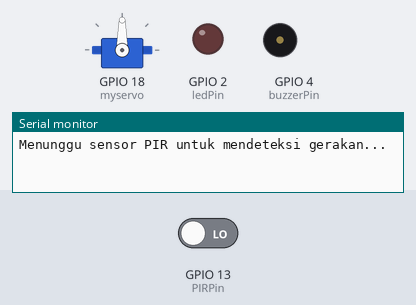
A program run on a simulated ESP32. Shown: servo, output pins drawn as LEDs (lit = HIGH), buzzer (waves = sounding, pin HIGH), the last lines printed to the serial monitor. The test bench sets the inputs (shaded band); at power-on: GPIO 13 (PIRPin) LOW.

Above: at 1.2 s.
1.3 s: GPIO 13 (PIRPin) driven HIGH
At 1.76 s:
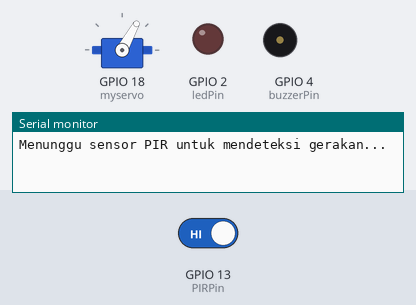
At 3.1 s:
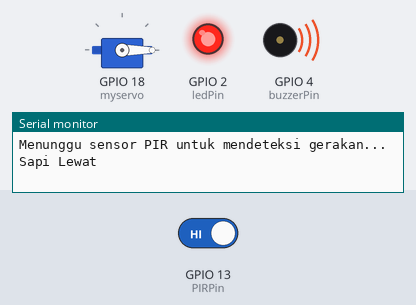
4.3 s: GPIO 13 (PIRPin) driven LOW
At 5.23 s:
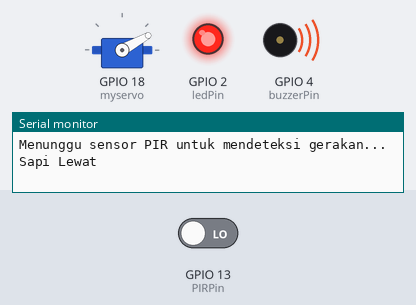
Timing chart, 0 to 7.6 s (numbered marks = the images above; inputs shaded):
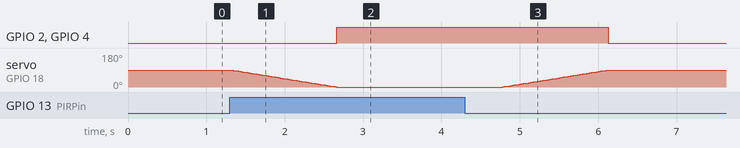

Measured:
- after the input at 1.3 s, GPIO 2 (ledPin), GPIO 4 (buzzerPin): LOW → HIGH after 1.4 s; servo on GPIO 18 (myservo): moves from 90° to 0° over 1.4 s, starting at once
- after the input at 4.3 s, GPIO 2 (ledPin), GPIO 4 (buzzerPin): HIGH → LOW after 1.8 s; servo on GPIO 18 (myservo): moves from 0° to 90° over 1.4 s, starting after 0.48 s

The program:

main.cpp
```cpp
#include <Arduino.h>
#include <ESP32Servo.h>

const int buzzerPin = 4;
const int PIRPin = 13;
const int ledPin = 2;
Servo myservo;

bool previousPIRState = false;

void setup() {
  Serial.begin(115200);
  myservo.attach(18);
  pinMode(buzzerPin, OUTPUT);
  pinMode(PIRPin, INPUT);
  pinMode(ledPin, OUTPUT);
  digitalWrite(ledPin, LOW);
  digitalWrite(buzzerPin, LOW);
  myservo.write(90); //awal servo 90 derajat
  Serial.println("Menunggu sensor PIR untuk mendeteksi gerakan...");
}

void loop() {
 int pirState = digitalRead(PIRPin);
  if (pirState == HIGH) {
    if (!previousPIRState){                         // pakai (previousPIRState == false) juga bisa
      for (int i = 90; i >= 0; i--) {
        myservo.write(i);
        delay(15);
        }
      digitalWrite(buzzerPin, HIGH);
      digitalWrite(ledPin, HIGH);
      Serial.println("Sapi Lewat");
      delay(2000);
      }
    previousPIRState = true;
  }
  else {
    if(previousPIRState){
      for (int i = 0; i <= 90; i++) {
        myservo.write(i);
        delay(15);
        }
    digitalWrite(buzzerPin, LOW);
    Serial.println("Tidak ada gerakan - Buzzer OFF");
    digitalWrite(ledPin, LOW);
    }
  previousPIRState = false;
  }
delay(100);
}
```
